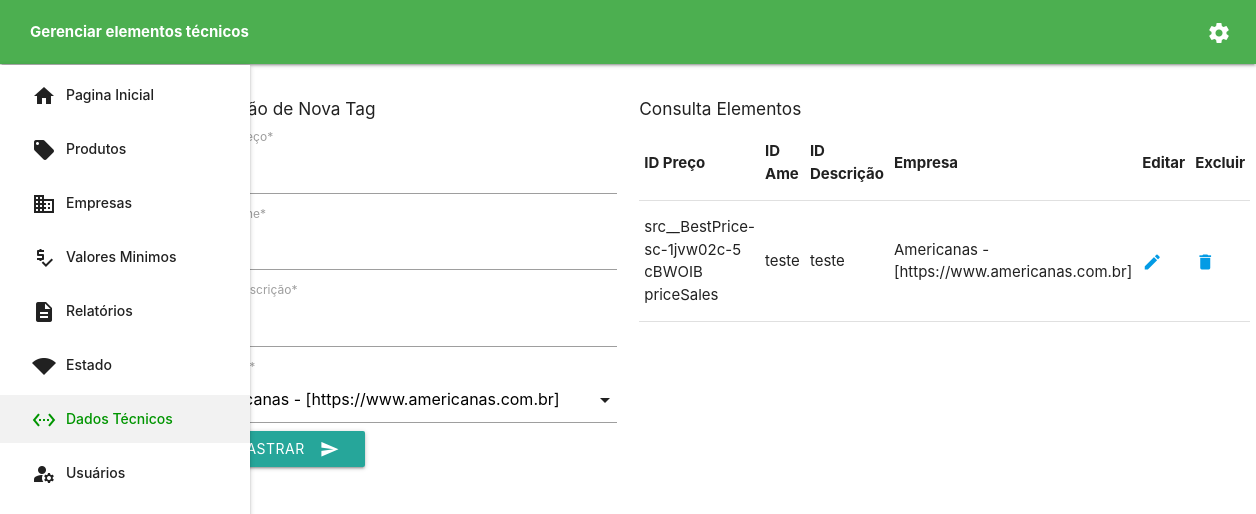
The app's page /dashboard/manage-tech, older data.
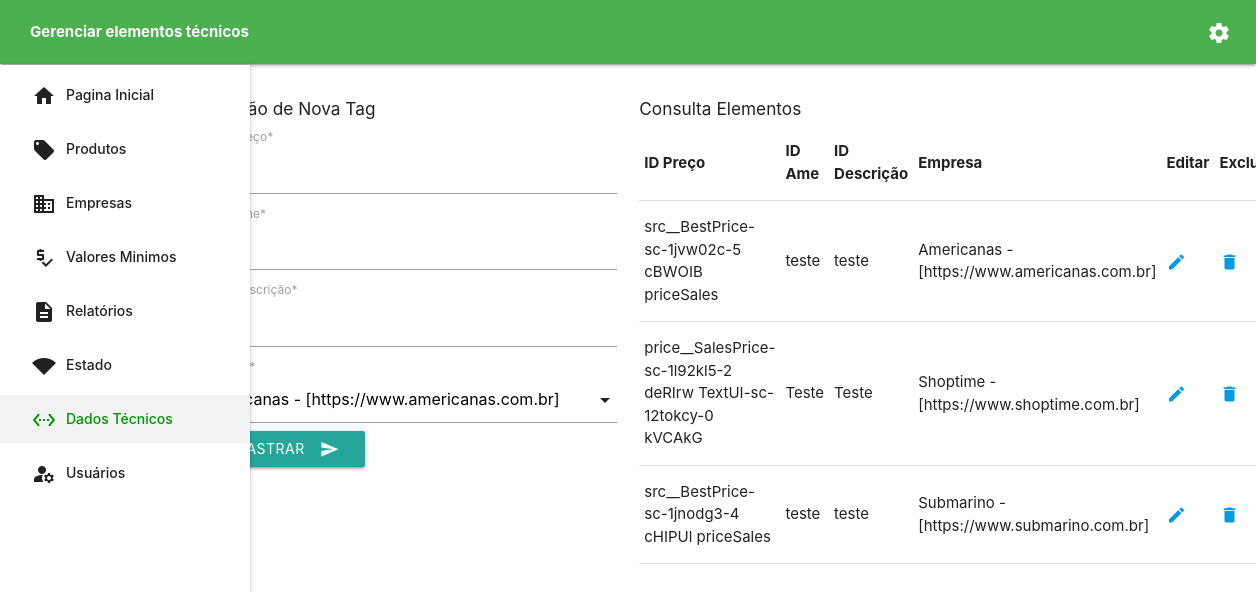
The same page, newer data.
### pages/models.py (models this page shows, shortened)
class WebSiteDivElement(models.Model):
    price_div = models.CharField(max_length=400, verbose_name="Class Preço")
    ame_div = models.CharField(max_length=400, verbose_name="Class Ame")
    description_div = models.CharField(max_length=400, verbose_name="Class Descrição")
    company = models.ForeignKey(Company, on_delete=models.PROTECT, default='', verbose_name="Empresa")
    class Meta:
        verbose_name = "Elemento Site"
        verbose_name_plural = "Elementos Site"

class Company(models.Model):
    description = models.CharField(max_length=300, verbose_name="Descrição")
    date = models.DateTimeField(default=datetime.date.today)
    web_site = models.CharField(max_length=300, default="")
    def __str__(self):
        return f"{self.description} - [{self.web_site}]"
    class Meta:
        verbose_name = "Empresa"
        verbose_name_plural = "Empresas"

### pages/views.py (the view, shortened to what this page needs)
# urls.py: path('dashboard/manage-tech', ManageWebSiteDivs.as_view(), name='manage-tech'),
class ManageWebSiteDivs(CreateView):
    model = WebSiteDivElement
    fields = ['price_div', 'ame_div', 'description_div', 'company']
    template_name = 'pages/dashboard/manage-tech.html'
    success_url = reverse_lazy('manage-tech')
    def get_context_data(self, **kwargs):
        context = super().get_context_data(**kwargs)
        context["div_elements"] = WebSiteDivElement.objects.all()
        return context

### templates/pages/dashboard/manage-tech.html (shortened to what this page needs)
{% extends 'base/base.html' %}
{% load i18n %}
{% load static %}
{% load crispy_forms_tags %}
{% block dash-title %}
    <b>{% trans 'Gerenciar elementos técnicos' %}</b>
{% endblock %}
{% block content %}
    <div class="row">
        <div class="col s6">
            <h6>{% trans 'Inclusão de Nova Tag' %}</h6>
            <form action="" method="POST" class="form-group">
                {{ form|crispy }}
                <button class="btn waves-effect" type="submit" name="action">{% trans 'Cadastrar' %}
                    <i class="material-icons right">send</i>
                </button>
            </form>
        </div>
        <div class="col s6">
            <h6>{% trans 'Consulta Elementos' %}</h6>
            <table class="responsive-table">
                <thead>
                <tr>
                    <th>{% trans 'ID Preço' %}</th>
                    <th>{% trans 'ID Ame' %}</th>
                    <th>{% trans 'ID Descrição' %}</th>
                    <th>{% trans 'Empresa' %}</th>
                    <th>{% trans 'Editar' %}</th>
                    <th>{% trans 'Excluir' %}</th>
                </tr>
                </thead>
                {% for element in div_elements %}
                    <tbody>
                    <tr>
                        <td>{{ element.price_div }}</td>
                        <td>{{ element.ame_div }}</td>
                        <td>{{ element.description_div }}</td>
                        <td>{{ element.company }}</td>
                        <td><a href="{% url 'update-tech' element.pk %}"><span class="material-icons"
                                                                               style="font-size: 20px !important;">edit</span></a>
                        </td>
                        <td><a href="{% url 'delete-tech' element.pk %}"><span class="material-icons"
                                                                               style="font-size: 20px !important;">delete</span></a>
                        </td>
                    </tr>
                    </tbody>
                {% empty %}
                    <tbody>
                    <tr>
                        <td colspan="6">{% trans 'Nenhum elemento cadastrado!' %}</td>
                    </tr>
                    </tbody>
                {% endfor %}
            </table>
        </div>
    </div>
{% endblock %}

Row changes from the older to the newer data that the page shows:
added WebSiteDivElement: price_div "price__SalesPrice-sc-1l92kl5-2 deRIrw TextUI-sc-12tokcy-0 kVCAkG", ame_div "Teste", description_div "Teste", company "Shoptime - [https://www.shoptime.com.br]"
added WebSiteDivElement: price_div "src__BestPrice-sc-1jnodg3-4 cHIPUl priceSales", ame_div "teste", description_div "teste", company "Submarino - [https://www.submarino.com.br]"
